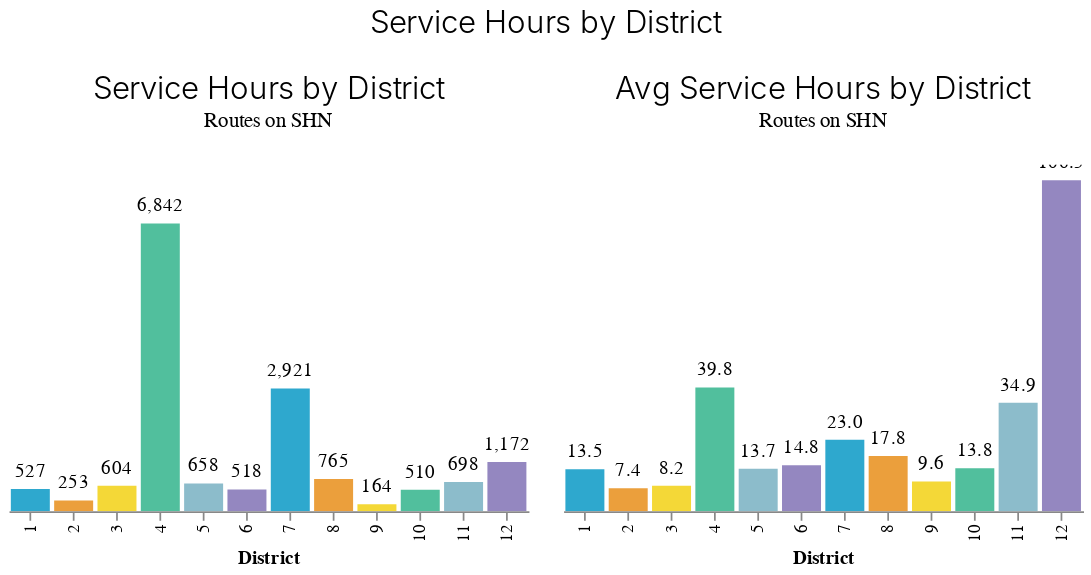

Source (notebook cell):
### Code cell
by_district_service = report_metrics.by_district_on_shn_breakdown(
    plot_df, ["service_hours", "unique_route"])

bar_total = (report_charts.make_bar(by_district_service, "service_hours")
             .properties(width=WIDTH, height=HEIGHT)  
            )
bar_avg = (report_charts.make_bar(by_district_service, "avg_service_hours")
           .properties(width=WIDTH, height=HEIGHT)
          )

service_hours_chart = report_charts.configure_hconcat_charts(
    [bar_total, bar_avg], 
    x_scale="independent", 
    y_scale="independent", 
    chart_title="Service Hours by District")

service_hours_chart

### Figure 1 — Vega-Lite specification as saved in the notebook (floating-point values rounded to 4 significant figures)
{"config": {"view": {"continuousWidth": 400, "continuousHeight": 300, "strokeWidth": 0}, "axis": {"grid": false}, "axisBand": {"grid": false}, "background": "white", "font": "Raleway", "header": {"labelFont": "Nunito Sans", "titleFont": "Raleway"}, "legend": {"labelColor": "#333", "labelFont": "Nunito Sans", "labelFontSize": 11, "labelLimit": 0, "padding": 1, "symbolSize": 30, "symbolType": "square", "titleColor": "#333", "titleFont": "Raleway", "titleFontSize": 14, "titlePadding": 10}, "title": {"anchor": "middle", "font": "Raleway", "fontSize": 18, "fontWeight": 300, "offset": 20}}, "hconcat": [{"layer": [{"mark": "bar", "encoding": {"color": {"field": "District", "legend": null, "scale": {"range": ["#2EA8CE", "#EB9F3C", "#F4D837", "#51BF9D", "#8CBCCB", "#9487C0"]}, "type": "nominal"}, "x": {"field": "District", "title": "District", "type": "nominal"}, "y": {"axis": null, "field": "service_hours", "scale": {"domain": [0, 8242]}, "title": "Service Hours", "type": "quantitative"}}, "selection": {"selector001": {"type": "interval", "bind": "scales", "encodings": ["x", "y"]}}}, {"mark": {"type": "text", "align": "center", "baseline": "bottom", "color": "black", "dy": -5}, "encoding": {"color": {"value": "black"}, "text": {"field": "service_hours", "format": ",.0f", "type": "quantitative"}, "tooltip": [{"field": "District", "type": "nominal"}, {"field": "service_hours", "format": ",", "title": "service hours", "type": "quantitative"}], "x": {"field": "District", "title": "District", "type": "nominal"}, "y": {"axis": null, "field": "service_hours", "scale": {"domain": [0, 8242]}, "title": "Service Hours", "type": "quantitative"}}}], "height": 200, "title": {"text": "Service Hours by District", "subtitle": "Routes on SHN"}, "width": 300}, {"layer": [{"mark": "bar", "encoding": {"color": {"field": "District", "legend": null, "scale": {"range": ["#2EA8CE", "#EB9F3C", "#F4D837", "#51BF9D", "#8CBCCB", "#9487C0"]}, "type": "nominal"}, "x": {"field": "District", "title": "District", "type": "nominal"}, "y": {"axis": null, "field": "avg_service_hours", "scale": {"domain": [0, 111.5]}, "title": "Avg Service Hours", "type": "quantitative"}}, "selection": {"selector002": {"type": "interval", "bind": "scales", "encodings": ["x", "y"]}}}, {"mark": {"type": "text", "align": "center", "baseline": "bottom", "color": "black", "dy": -5}, "encoding": {"color": {"value": "black"}, "text": {"field": "avg_service_hours", "format": ",.1f", "type": "quantitative"}, "tooltip": [{"field": "District", "type": "nominal"}, {"field": "avg_service_hours", "format": ",", "title": "avg service hours", "type": "quantitative"}], "x": {"field": "District", "title": "District", "type": "nominal"}, "y": {"axis": null, "field": "avg_service_hours", "scale": {"domain": [0, 111.5]}, "title": "Avg Service Hours", "type": "quantitative"}}}], "height": 200, "title": {"text": "Avg Service Hours by District", "subtitle": "Routes on SHN"}, "width": 300}], "data": {"name": "data-55b00d8d7e9136ab7e13719d03c56654"}, "resolve": {"scale": {"x": "independent", "y": "independent"}}, "title": "Service Hours by District", "$schema": "https://vega.github.io/schema/vega-lite/v4.17.0.json", "datasets": {"data-55b00d8d7e9136ab7e13719d03c56654": [{"District": 1, "service_hours": 527, "unique_route": 39, "pct_service_hours": 0.034, "pct_unique_route": 0.059, "avg_service_hours": 13.5}, {"District": 2, "service_hours": 253, "unique_route": 34, "pct_service_hours": 0.016, "pct_unique_route": 0.052, "avg_service_hours": 7.4}, {"District": 3, "service_hours": 604, "unique_route": 74, "pct_service_hours": 0.039, "pct_unique_route": 0.113, "avg_service_hours": 8.2}, {"District": 4, "service_hours": 6842, "unique_route": 172, "pct_service_hours": 0.438, "pct_unique_route": 0.262, "avg_service_hours": 39.8}, {"District": 5, "service_hours": 658, "unique_route": 48, "pct_service_hours": 0.042, "pct_unique_route": 0.073, "avg_service_hours": 13.7}, {"District": 6, "service_hours": 518, "unique_route": 35, "pct_service_hours": 0.033, "pct_unique_route": 0.053, "avg_service_hours": 14.8}, {"District": 7, "service_hours": 2921, "unique_route": 127, "pct_service_hours": 0.187, "pct_unique_route": 0.193, "avg_service_hours": 23.0}, {"District": 8, "service_hours": 765, "unique_route": 43, "pct_service_hours": 0.049, "pct_unique_route": 0.065, "avg_service_hours": 17.8}, {"District": 9, "service_hours": 164, "unique_route": 17, "pct_service_hours": 0.01, "pct_unique_route": 0.026, "avg_service_hours": 9.6}, {"District": 10, "service_hours": 510, "unique_route": 37, "pct_service_hours": 0.033, "pct_unique_route": 0.056, "avg_service_hours": 13.8}, {"District": 11, "service_hours": 698, "unique_route": 20, "pct_service_hours": 0.045, "pct_unique_route": 0.03, "avg_service_hours": 34.9}, {"District": 12, "service_hours": 1172, "unique_route": 11, "pct_service_hours": 0.075, "pct_unique_route": 0.017, "avg_service_hours": 106.5}]}}
